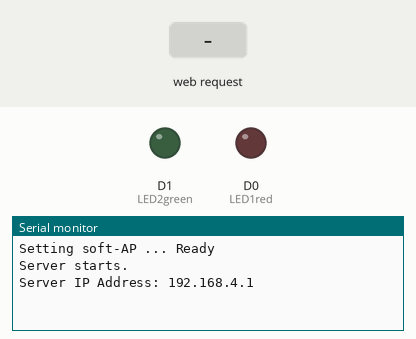
This sketch was run on a simulated ESP8266 (NodeMCU). Shown: output pins drawn as LEDs (lit = HIGH), the last lines printed to the serial monitor. The test bench sets the inputs (shaded band).

Above: at 1.2 s.
1.3 s: HTTP request GET /RED received
At 1.6 s:
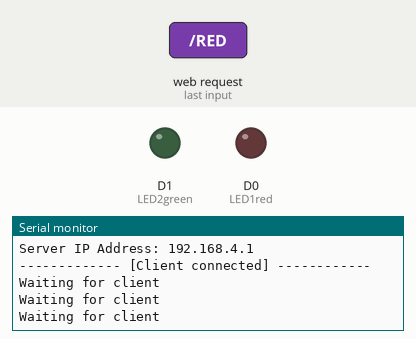
At 4.3 s:
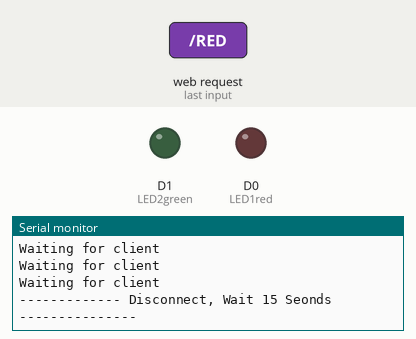

The sketch:

Ex7_AP_Server.ino
```cpp
#include <ESP8266WiFi.h>
int LED1red = D0;
int LED2green = D1;
bool state1,state2;
WiFiServer server(80);

void setup() {
  pinMode(LED1red, OUTPUT);
  pinMode(LED2green, OUTPUT);
  digitalWrite(LED1red, LOW);
  digitalWrite(LED2green, LOW);
  Serial.begin(115200);
  Serial.print("Setting soft-AP ... ");
  boolean result = WiFi.softAP("MyAccessPoint", "12345678");
  if (result == true) {
    Serial.println("Ready");
  } else {
    Serial.println("Failed!");
  }
  //IPAddress apip = WiFi.softAPIP();

  server.begin(); //Start working as a server
  Serial.println("Server starts.");
  Serial.print("Server IP Address: ");
  Serial.println(WiFi.softAPIP());

}

void loop() {
  WiFiClient client = server.available();
  if (client) {
    Serial.println("\n------------- [Client connected] ------------");
    while (client.connected()) {
      if (client.available()) {
        String data = client.readStringUntil('\r');
        if (data == "RED") {
          Serial.print("     * Receive from Client: ");
          Serial.println(data);
          state1 = !state1;
          digitalWrite(LED1red, state1);
        }
        if (data == "GREEN") {
          Serial.print("     * Receive from Client: ");
          Serial.println(data);
          state2 = !state2;
          digitalWrite(LED2green, state2);
        }
        else {Serial.println("Waiting for client");}
      }
    }
    delay(10);
    client.stop();
    Serial.println("------------- Disconnect, Wait 15 Seonds ---------------");
  }
}
```

Measured:
- after the input at 1.3 s, the serial monitor: prints a new line at once (image 1)
